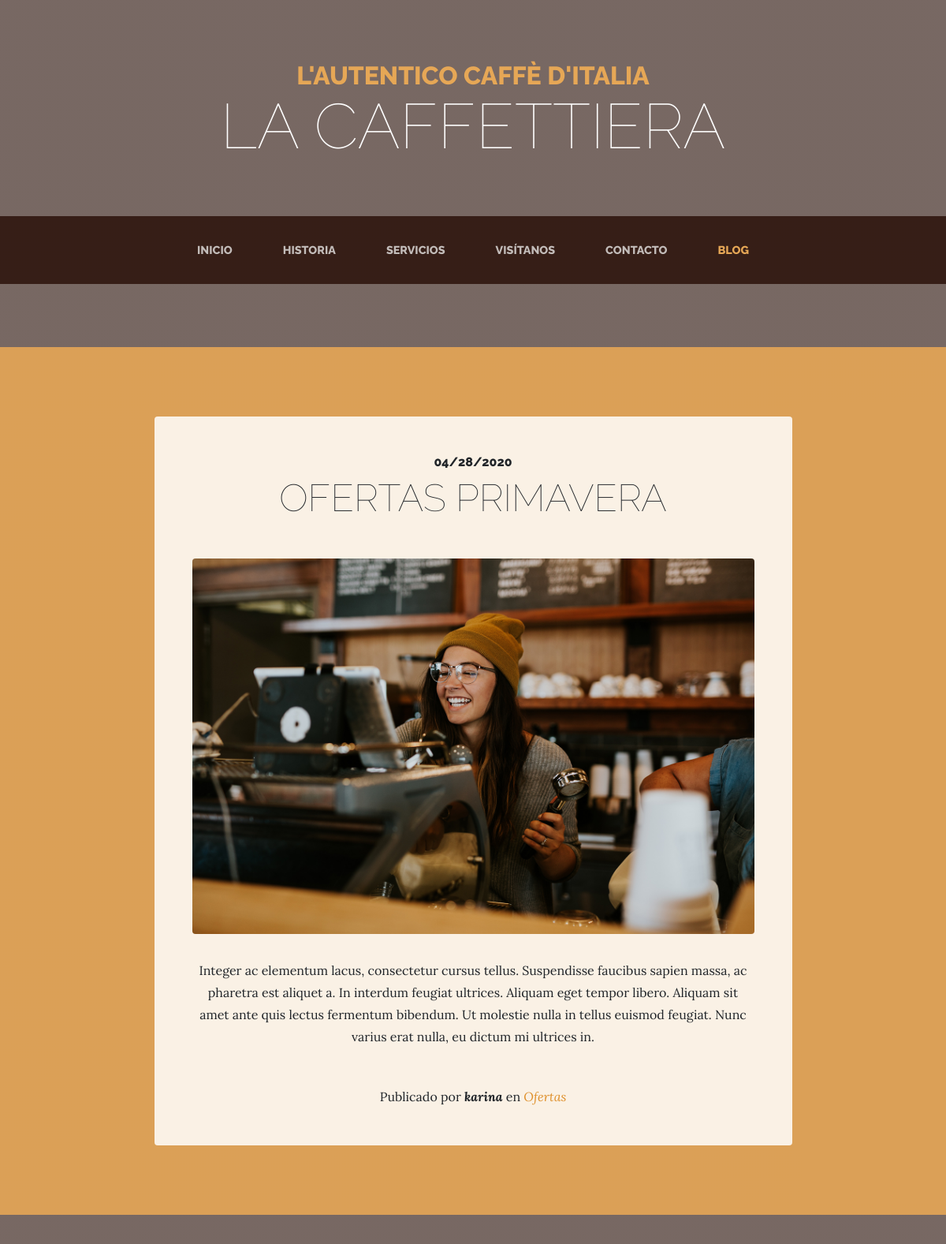
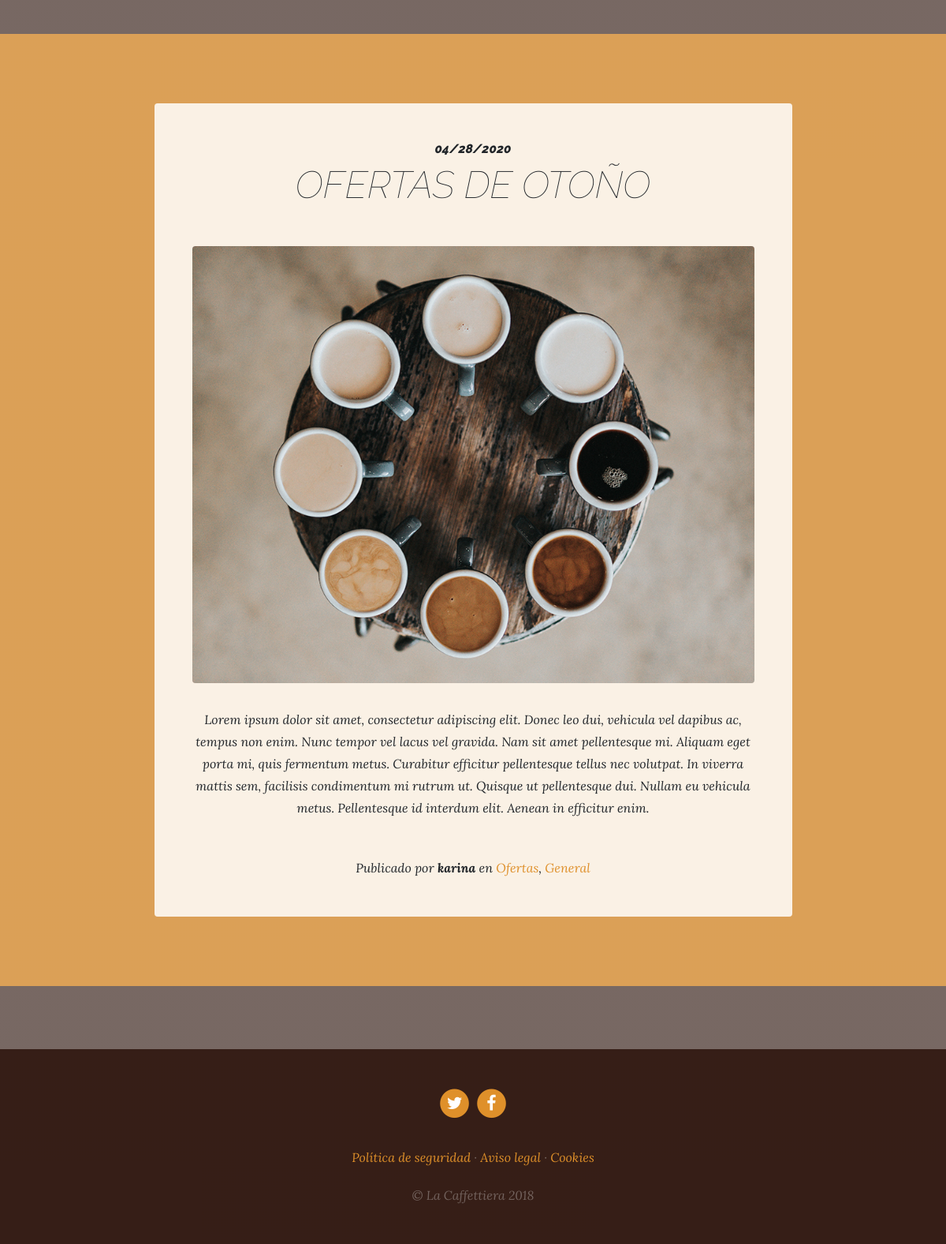
The app's page /blog/category/2/ with its own data (2 pictures, top to bottom).
### blog/models.py (models this page shows, shortened)
class Post(models.Model):
	title = models.CharField(max_length=200, verbose_name="Titulo")
	content = models.TextField(verbose_name="Contenido")
	published = models.DateTimeField(verbose_name="Fecha de publicacion", default=now)
	image = models.ImageField(verbose_name="Imagen", upload_to="Blog", null=True, blank=True)
	author = models.ForeignKey(User, verbose_name="Autor", on_delete=models.CASCADE)
	categories = models.ManyToManyField(Category, verbose_name="Categorias", related_name="get_posts")
	created = models.DateTimeField(auto_now_add=True, verbose_name = "Fecha de creación")
	update =  models.DateTimeField(auto_now=True, verbose_name = "Fecha de edición")
	class Meta:
		verbose_name = "entrada"
		verbose_name_plural = "entradas"
		ordering = ["-created"]

class Category(models.Model):
	name = models.CharField(max_length=100, verbose_name="Nombre")
	created = models.DateTimeField(auto_now_add=True, verbose_name = "Fecha de creación")
	update =  models.DateTimeField(auto_now=True, verbose_name = "Fecha de edición")
	class Meta:
		verbose_name = "categoria"
		verbose_name_plural = "categorias"
		ordering = ["-created"]

### pages/models.py (models this page shows, shortened)
class Page(models.Model):
	title = models.CharField(verbose_name="Titulo", max_length=200)
	content = RichTextField(verbose_name="Contenido")
	order = models.SmallIntegerField(verbose_name="Orden", default=0)
	created = models.DateTimeField(auto_now_add = True, verbose_name = "Fecha de creación")
	update  = models.DateTimeField(auto_now = True, verbose_name = "Fecha de edición")
	class Meta:
		verbose_name = "Pagina"
		verbose_name_plural = "Paginas"
		ordering = ["order","title"]

### blog/views.py (the view)
# urls.py: path('category/<int:category_id>/', views.category, name='category'),
def category(request, category_id):
	category = get_object_or_404(Category, id=category_id)
	return render(request, "blog/category.html", {'category' : category})

### pages/templatetags/pages_extras.py (called while the page is built)
@register.simple_tag
def get_page_list():
	pages = Page.objects.all()
	return pages

### social/processors.py (called while the page is built)
def ctx_dict(request):
	ctx = {}
	links = Link.objects.all()
	for link in links:
		ctx[link.key] = link.url
	return ctx

### blog/templates/blog/category.html (shortened to what this page needs)
{% extends 'core/base.html' %}
{% load static %}
{% block content %}
{% for post in category.get_posts.all %}
	<section class="page-section cta">
	  <div class="container">
		<div class="row">
		  <div class="col-xl-9 mx-auto">
			<div class="cta-innerv text-center rounded">
			  <h2 class="section-heading mb-5">
				<span class="section-heading-upper">{{post.published | date:'SHORT_DATE_FORMAT'}}</span>
				<span class="section-heading-lower">{{post.title}}</span>
			  </h2>
			  <p class="mb-0">
				<img class="mx-auto d-flex rounded img-fluid mb-3 mb-lg-0" src="{{post.image.url}}" alt="">
			  </p>
			  <p class="mb-0 mbt">
				{{post.content | linebreaks}}
			  </p>
			  <p class="mb-0 mbt">
				<span class="section-heading-under">Publicado por <em><b>{{post.author}}</b></em> en <em>
					<en>
					{% for category in post.categories.all %}
					<a href = "{% url 'category' category.id %}" class = "link">{{category.name}}</a>{% if not forloop.last %},{% endif%}
					{% endfor%}
					</en>
					</span>
			  </p>
			</div>
		  </div>
		</div>
	  </div>
	</section>
{% endfor %}
{% endblock %}

### core/templates/core/base.html (shortened to what this page needs)
<!DOCTYPE html>
<html lang="es">
  <head>
    {% load static %}
    <link href="{% static 'core/vendor/bootstrap/css/bootstrap.min.css' %}" rel="stylesheet">
    <link href="{% static 'core/vendor/font-awesome/css/font-awesome.min.css' %}" rel="stylesheet" type="text/css">
    <link href="{% static 'core/css/business-casual.css' %}" rel="stylesheet">
  </head>
  <body>
    <h1 class="site-heading text-center text-white d-none d-lg-block">
      <span class="site-heading-upper text-primary mb-3">L'autentico caffè d'italia</span>
      <span class="site-heading-lower">La Caffettiera</span>
    </h1>
    <nav class="navbar navbar-expand-lg navbar-dark py-lg-4" id="mainNav">
      <div class="container">
        <div class="collapse navbar-collapse" id="navbarResponsive">
          <ul class="navbar-nav mx-auto">
            <li class="nav-item  px-lg-4 {% if request.path == '/' %}active {% endif %}">
              <a class="nav-link text-uppercase text-expanded" href="{% url 'home' %}">Inicio</a>
            </li>
            <li class="nav-item px-lg-4 {% if request.path == '/about/' %}active {% endif %}">
              <a class="nav-link text-uppercase text-expanded" href="{% url 'about' %}">Historia</a>
            </li>
            <li class="nav-item px-lg-4 {% if request.path == '/services/' %}active {% endif %}">
              <a class="nav-link text-uppercase text-expanded" href="{% url 'services' %}">Servicios</a>
            </li>
            <li class="nav-item px-lg-4 {% if request.path == '/store/' %}active {% endif %}">
              <a class="nav-link text-uppercase text-expanded" href="{% url 'store' %}">Visítanos</a>
            </li>
            <li class="nav-item px-lg-4 {% if request.path == '/contact/' %}active {% endif %}">
              <a class="nav-link text-uppercase text-expanded" href="{% url 'contact' %}">Contacto</a>
            </li>
            <li class="nav-item px-lg-4 {% if request.path|slice:":6" == '/blog/' %}active {% endif %}">
              <a class="nav-link text-uppercase text-expanded" href="{% url 'blog' %}">Blog</a>
            </li>
          </ul>
        </div>
      </div>
    </nav>
    {% block content %} {% endblock %}
    <footer class="footer text-faded text-center py-5">
      <div class="container">
        <p class="m-0">
			{% if LINK_TWITTER %}
	        <a href="{{LINK_TWITTER}}" class="link">
	          <span class="fa-stack fa-lg">
	            <i class="fa fa-circle fa-stack-2x"></i>
	            <i class="fa fa-twitter fa-stack-1x fa-inverse"></i>
	          </span>
	        </a>
	        {% endif %}
	        {% if LINK_FACEBOOK %}
	        <a href="{{LINK_FACEBOOK}}" class="link">
	          <span class="fa-stack fa-lg">
	            <i class="fa fa-circle fa-stack-2x"></i>
	            <i class="fa fa-facebook fa-stack-1x fa-inverse"></i>
	          </span>
	        </a>
	        {% endif %}
	    </p>
        <p class="m-0 mbt">
        	{% load pages_extras %}
        	{% get_page_list as page_list%}
        	{% for page in page_list %}
        	<a href="{% url 'page' page.id %}" class="link">{{page.title}}</a>{% if not forloop.last %} · {% endif %}
        	{% endfor %}
		</p>
        <p class="m-0 mbt1">&copy; La Caffettiera 2018</p>
      </div>
	</footer>
  </body>
</html>

### core/static/core/css/business-casual.css (style rules this page uses)
body { font-family: 'Lora'; background: linear-gradient(rgba(47, 23, 15, 0.65), rgba(47, 23, 15, 0.65)), url("../img/bg.jpg"); background-attachment: fixed; background-position: center; background-size: cover; }
h1, h2, h3, h4, h5, h6 { font-family: 'Raleway'; }
p { line-height: 1.75; }
.text-faded { color: rgba(255, 255, 255, 0.3); }
.site-heading { margin-top: 5rem; margin-bottom: 5rem; text-transform: uppercase; line-height: 1; font-family: 'Raleway'; }
.site-heading .site-heading-upper { display: block; font-size: 2rem; font-weight: 800; }
.site-heading .site-heading-lower { font-size: 5rem; font-weight: 100; line-height: 4rem; }
.page-section { margin-top: 5rem; margin-bottom: 5rem; }
.section-heading { text-transform: uppercase; }
.section-heading .section-heading-upper { display: block; font-size: 1rem; font-weight: 800; padding-bottom:.5rem; }
.section-heading .section-heading-lower { display: block; font-size: 3rem; font-weight: 100; }
#mainNav { background-color: rgba(47, 23, 15, 0.9); font-family: 'Raleway'; }
#mainNav .navbar-nav .nav-item .nav-link { color: rgba(255, 255, 255, 0.7); font-weight: 800; }
#mainNav .navbar-nav .nav-item.active .nav-link { color: #e6a756; }
@media (min-width: 992px) { #mainNav .navbar-nav .nav-item .nav-link { font-size: 0.9rem; } }
.cta { padding-top: 5rem; padding-bottom: 5rem; background-color: rgba(230, 167, 86, 0.9); }
.cta .cta-innerv { position: relative; padding: 3rem; margin: 0.5rem; background-color: rgba(255, 255, 255, 0.85); }
.footer { background-color: rgba(47, 23, 15, 0.9); }
.text-primary { color: #e6a756 !important; }
.mbt { padding-top: 2rem; }
.mbt1 { padding-top: 1.25rem; }
a.link { color: #df902a; }

### records on screen
Post: published "04/28/2020", title "OFERTAS PRIMAVERA", image (picture), content "Integer ac elementum lacus, consectetur cursus tellus. Suspendisse faucibus sapien massa, ac pharetra est aliquet a. In interdum feugiat ultrices. Aliquam eget tempor libero. Aliquam sit amet ante quis lectus fermentum bibendum. Ut molestie nulla in tellus euismod feugiat. Nunc varius erat nulla, eu dictum mi ultrices in.", author "karina"
Category: name "Ofertas"
Post: published "04/28/2020", title "OFERTAS DE OTOÑO", image (picture), content "Lorem ipsum dolor sit amet, consectetur adipiscing elit. Donec leo dui, vehicula vel dapibus ac, tempus non enim. Nunc tempor vel lacus vel gravida. Nam sit amet pellentesque mi. Aliquam eget porta mi, quis fermentum metus. Curabitur efficitur pellentesque tellus nec volutpat. In viverra mattis sem, facilisis condimentum mi rutrum ut. Quisque ut pellentesque dui. Nullam eu vehicula metus. Pellentesque id interdum elit. Aenean in efficitur enim.", author "karina"
Category: name "General"
Page: title "Política de seguridad"
Page: title "Aviso legal"
Page: title "Cookies"
